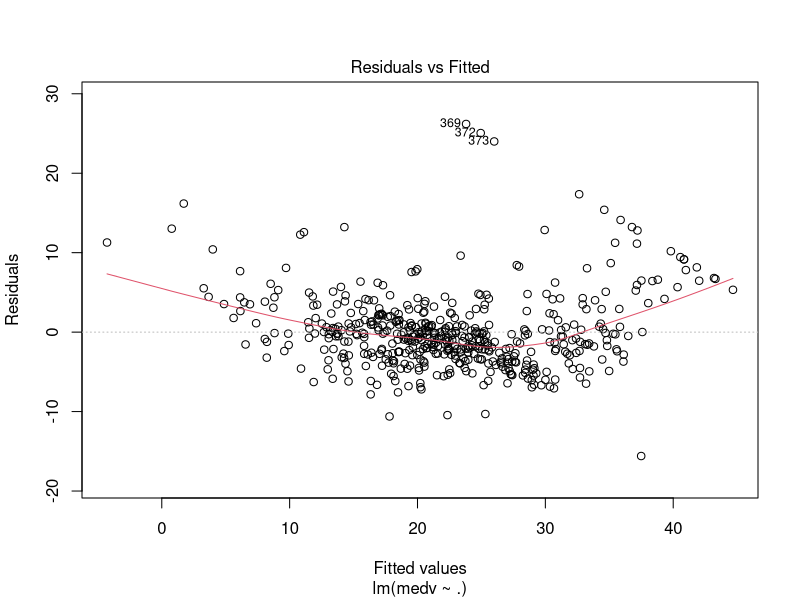
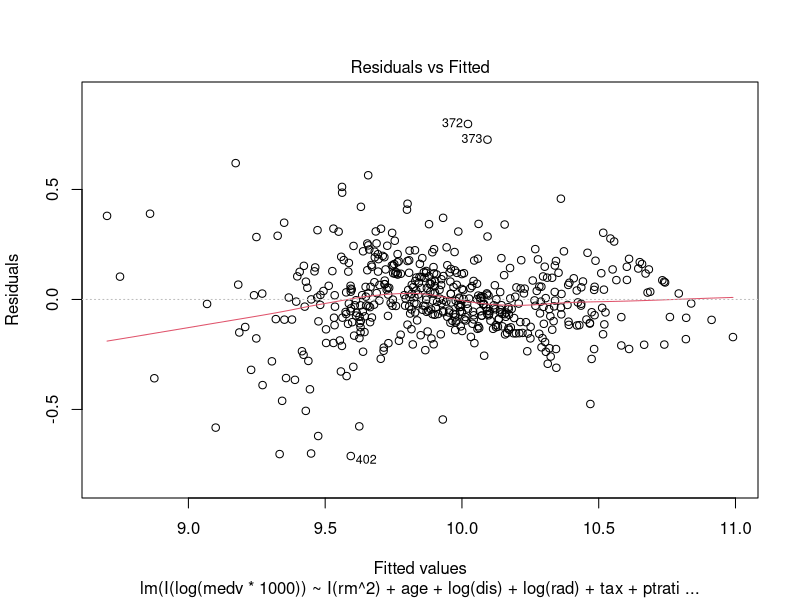

The R script that drew these images, in order: (Note: this script raises an error after producing the figures.)
# A simple and non-exhaustive analysis for the price of the houses in the Boston
# dataset. The purpose is to quantify, by means of a multiple linear model,
# the effect of 14 variables in the price of a house in the suburbs of Boston.

# Import data
library(MASS)
data(Boston)

# Make a multiple linear regression of medv in the rest of variables
mod <- lm(medv ~ ., data = Boston)
summary(mod)

# Check the linearty assumption
plot(mod, 1) # Clear non-linearity

# Let's consider the transformations given in Harrison and Rubinfeld (1978)
modTransf <- lm(I(log(medv * 1000)) ~ I(rm^2) + age + log(dis) +
                  log(rad) + tax + ptratio + I(black / 1000) +
                  I(log(lstat / 100)) + crim + zn + indus + chas +
                  I((10 * nox)^2), data = Boston)
summary(modTransf)

# The non-linearity is more subtle now
plot(modTransf, 1)

# Look for the best model in terms of the BIC
modTransfBIC <- stepwise(modTransf, trace = 0)
summary(modTransfBIC)

# Let's explore the most significant variables, to see if the model can be
# reduced drastically in complexity
mod3D <- lm(I(log(medv * 1000)) ~ I(log(lstat / 100)) + crim, data = Boston)
summary(mod3D)

# With only 2 variables, we explain the 72% of variability.
# Compared with the 80% with 10 variables, it is an important improvement
# in terms of simplicity.

# Let's add these variables to the dataset, so we can call scatterplotMatrix
# and scatter3d through R Commander's menu
Boston$logMedv <- log(Boston$medv * 1000)
Boston$logLstat <- log(Boston$lstat / 100)

# Visualize the pair-by-pair relations of the response and two predictors
scatterplotMatrix(~ crim + logLstat + logMedv, reg.line = lm, smooth = FALSE,
                  spread = FALSE, span = 0.5, ellipse = FALSE,
                  levels = c(.5, .9), id.n = 0, diagonal = 'histogram',
                  data = Boston)

# Visualize the full relation between the response and the two predictors
scatter3d(logMedv ~ crim + logLstat, data = Boston, fit = "linear",
          residuals = TRUE, bg = "white", axis.scales = TRUE, grid = TRUE,
          ellipsoid = FALSE)

